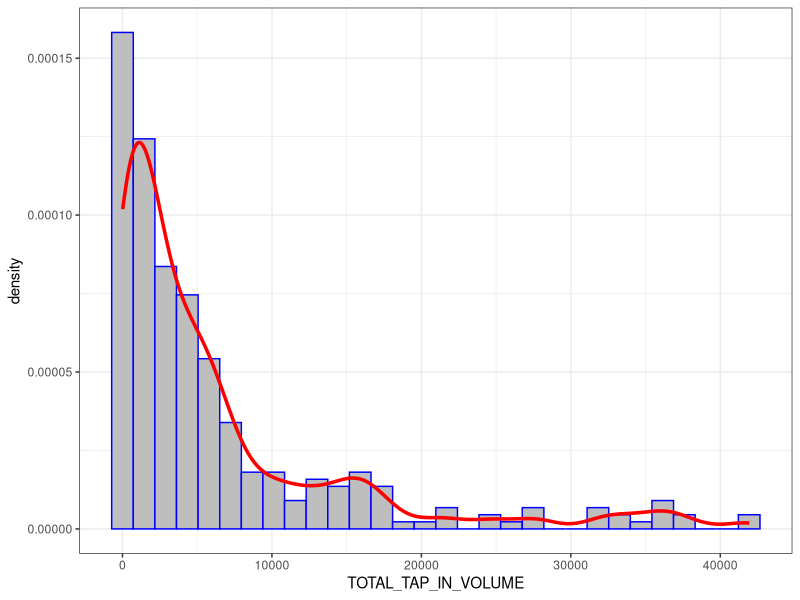
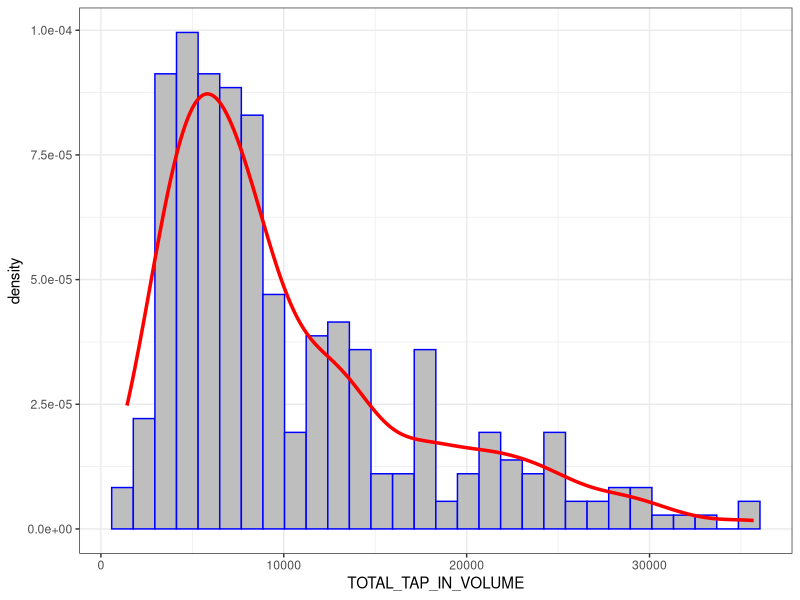
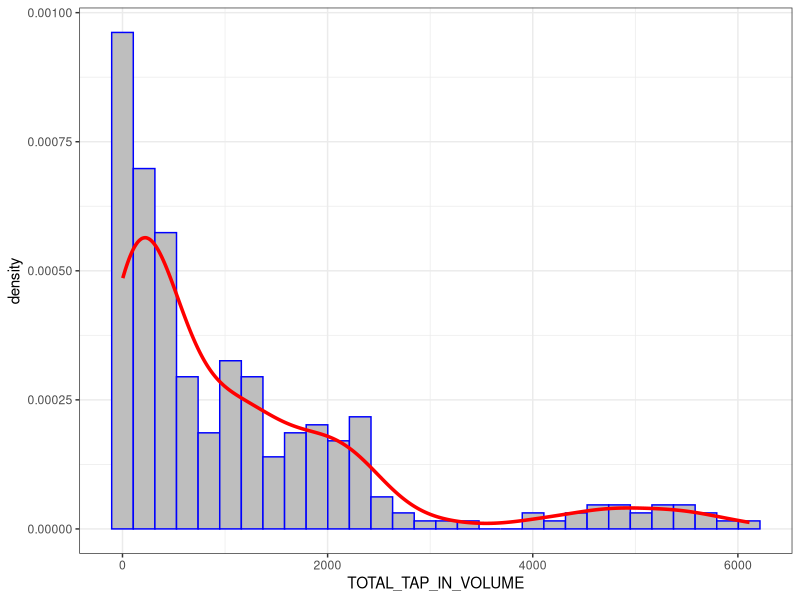
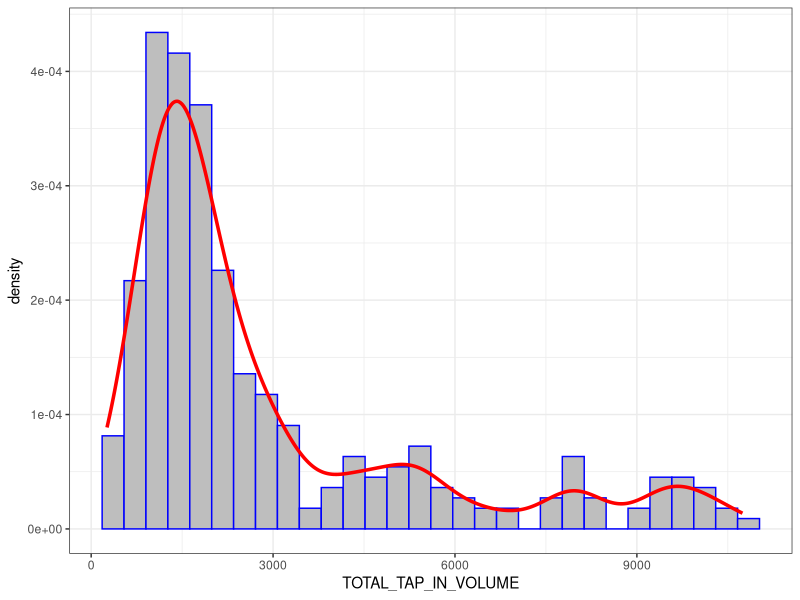
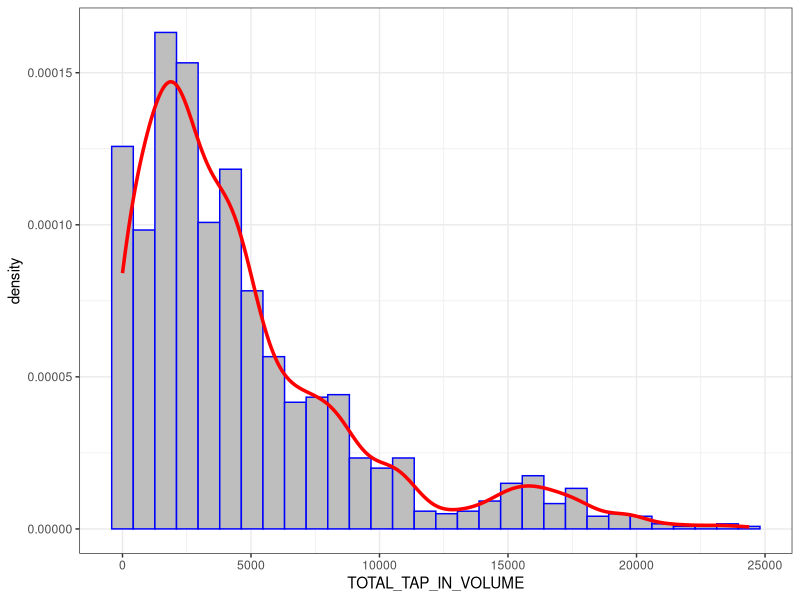
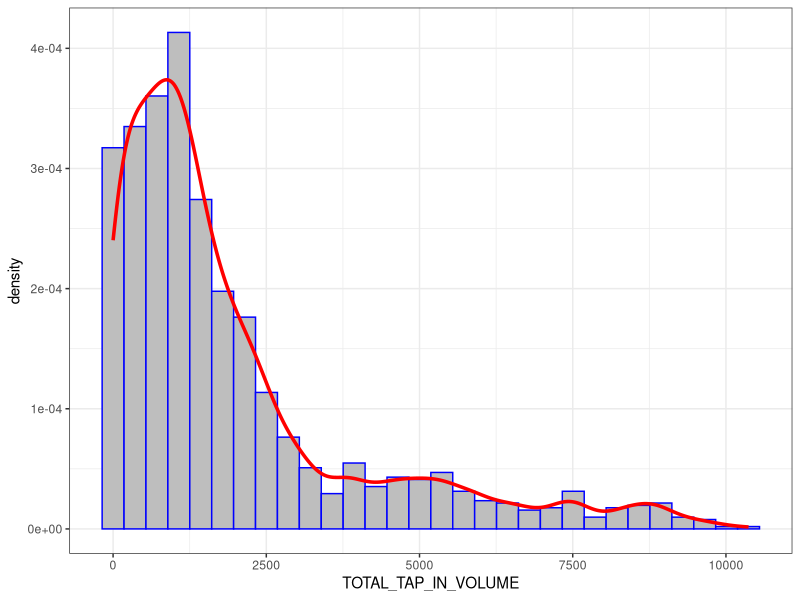
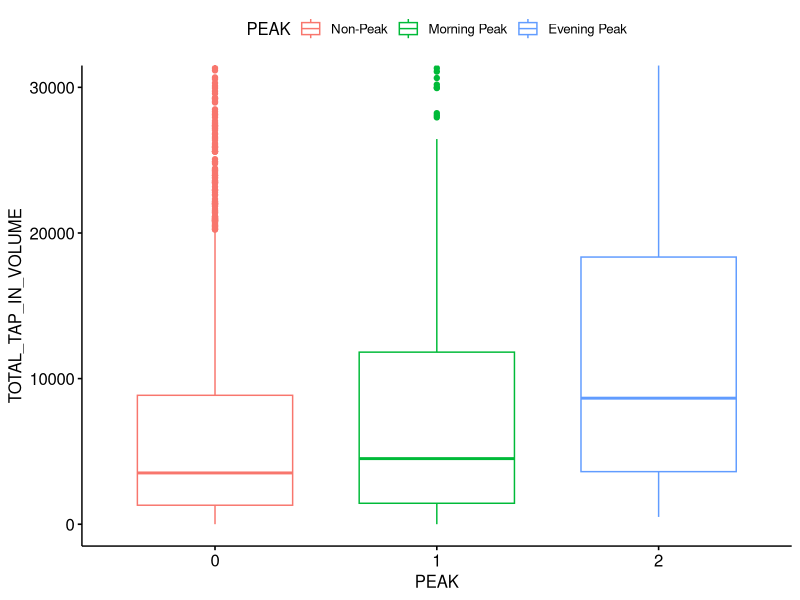
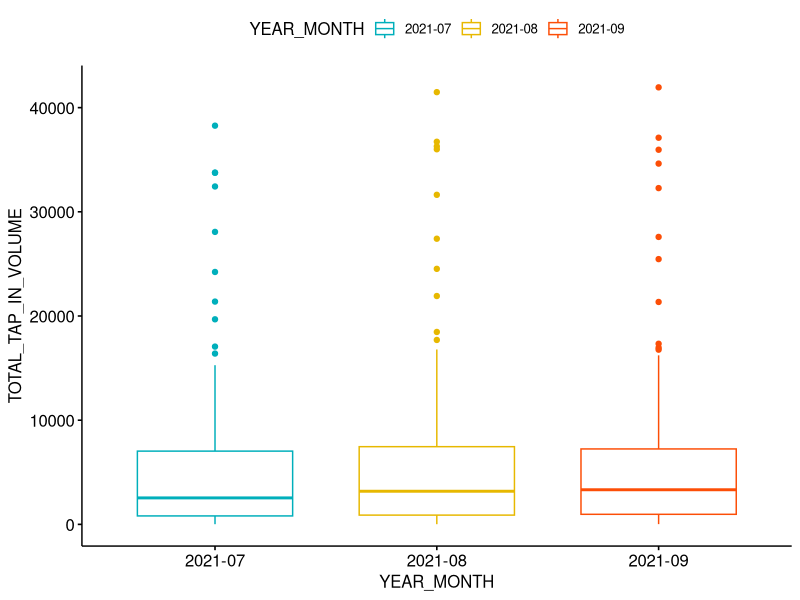

Here is the R script that generated these plots, in order:
## ---- chunk 1
library(knitr)
opts_chunk$set(tidy.opts=list(width.cutoff=60),tidy=TRUE)
## ---- chunk 2
library(tidyverse)
library("ggpubr")

peak <- c(5, 7, 8, 17, 18, 19)
morningpeak <- c(5, 7, 8)
eveningpeak <- c(17, 18, 19)

nonpeak <- seq(5, 23)
nonpeak <- subset(x = nonpeak, ! nonpeak %in% peak)
nonpeak <- c(nonpeak, 0)

data1 <- read.csv("transport_node_train_202107.csv")
data2 <- read.csv("transport_node_train_202108.csv")
data3 <- read.csv("transport_node_train_202109.csv")
## ---- chunk 3
combineddata <- rbind(data1, data2, data3)
combineddata$YEAR_MONTH <- as.factor(combineddata$YEAR_MONTH)

combineddata$PEAK <- 0
combinedpeakid <- combineddata$TIME_PER_HOUR %in% peak
combineddata$PEAK[combinedpeakid] <- ifelse(combineddata[combinedpeakid,]$TIME_PER_HOUR %in% morningpeak, 1, 2)
combineddata$PEAK <- as.factor(combineddata$PEAK)

combineddata$Connected <- str_count(combineddata$PT_CODE, "/") + 1
combineddata$TOTAL_TAP_IN_VOLUME <- combineddata$TOTAL_TAP_IN_VOLUME/combineddata$Connected
combineddata$IS_DT <- as.numeric(grepl("DT", combineddata$PT_CODE))
## ---- chunk 4
## Exploratory plots ##
combineddata_set1 <- combineddata[combineddata$DAY_TYPE=="WEEKDAY" & (combineddata$PEAK==1 | combineddata$PEAK==2) & combineddata$IS_DT==1,]
combineddata_set2 <- combineddata[combineddata$DAY_TYPE!="WEEKDAY" & (combineddata$PEAK==1 | combineddata$PEAK==2) & combineddata$IS_DT==1,]
combineddata_set3 <- combineddata[combineddata$DAY_TYPE=="WEEKDAY" & combineddata$PEAK==0 & combineddata$IS_DT==1,]
combineddata_set4 <- combineddata[combineddata$DAY_TYPE!="WEEKDAY" & combineddata$PEAK==0 & combineddata$IS_DT==1,]

ggplot(combineddata_set1[combineddata_set1$PEAK==1,], aes(x=TOTAL_TAP_IN_VOLUME)) +
  geom_histogram(aes(y=..density..), color="blue", fill = "gray") +
  geom_density(color="red", lwd=1.2) +
  theme_bw()

ggplot(combineddata_set1[combineddata_set1$PEAK==2,], aes(x=TOTAL_TAP_IN_VOLUME)) +
  geom_histogram(aes(y=..density..), color="blue", fill = "gray") +
  geom_density(color="red", lwd=1.2) +
  theme_bw()

ggplot(combineddata_set2[combineddata_set2$PEAK==1,], aes(x=TOTAL_TAP_IN_VOLUME)) +
  geom_histogram(aes(y=..density..), color="blue", fill = "gray") +
  geom_density(color="red", lwd=1.2) +
  theme_bw()

ggplot(combineddata_set2[combineddata_set2$PEAK==2,], aes(x=TOTAL_TAP_IN_VOLUME)) +
  geom_histogram(aes(y=..density..), color="blue", fill = "gray") +
  geom_density(color="red", lwd=1.2) +
  theme_bw()

ggplot(combineddata_set3, aes(x=TOTAL_TAP_IN_VOLUME)) +
  geom_histogram(aes(y=..density..), color="blue", fill = "gray") +
  geom_density(color="red", lwd=1.2) +
  theme_bw()

ggplot(combineddata_set4, aes(x=TOTAL_TAP_IN_VOLUME)) +
  geom_histogram(aes(y=..density..), color="blue", fill = "gray") +
  geom_density(color="red", lwd=1.2) +
  theme_bw()
## ---- chunk 5
# Check if amount of passenger arrivals are different between morning peak, evening peak, and non-peak

# Weekday
kruskal.test(TOTAL_TAP_IN_VOLUME ~ PEAK, data = combineddata[combineddata$DAY_TYPE=="WEEKDAY" & combineddata$YEAR_MONTH=="2021-07",])
kruskal.test(TOTAL_TAP_IN_VOLUME ~ PEAK, data = combineddata[combineddata$DAY_TYPE=="WEEKDAY" & combineddata$YEAR_MONTH=="2021-08",])
kruskal.test(TOTAL_TAP_IN_VOLUME ~ PEAK, data = combineddata[combineddata$DAY_TYPE=="WEEKDAY" & combineddata$YEAR_MONTH=="2021-09",])


# Weekend
kruskal.test(TOTAL_TAP_IN_VOLUME ~ PEAK, data = combineddata[combineddata$DAY_TYPE!="WEEKDAY" & combineddata$YEAR_MONTH=="2021-07",])
kruskal.test(TOTAL_TAP_IN_VOLUME ~ PEAK, data = combineddata[combineddata$DAY_TYPE!="WEEKDAY" & combineddata$YEAR_MONTH=="2021-08",])
kruskal.test(TOTAL_TAP_IN_VOLUME ~ PEAK, data = combineddata[combineddata$DAY_TYPE!="WEEKDAY" & combineddata$YEAR_MONTH=="2021-09",])

ggboxplot(combineddata[combineddata$DAY_TYPE=="WEEKDAY" & combineddata$YEAR_MONTH=="2021-07",],
          x = "PEAK",
          y = "TOTAL_TAP_IN_VOLUME", 
          color = "PEAK", 
          palette = c("#00AFBB", "#E7B800", "#FC4E07"),
          ylim=c(0,30000),
          ylab = "TOTAL_TAP_IN_VOLUME", xlab = "PEAK") +
  scale_color_hue(labels = c("Non-Peak", "Morning Peak", "Evening Peak"))
ggsave("myplot.png")
# Check if amount of passenger arrivals are different between months for morning/evening peak, non-peak ##

kruskal.test(TOTAL_TAP_IN_VOLUME ~ YEAR_MONTH, data = combineddata_set1[combineddata_set1$PEAK==1,])
kruskal.test(TOTAL_TAP_IN_VOLUME ~ YEAR_MONTH, data = combineddata_set1[combineddata_set1$PEAK==2,])
kruskal.test(TOTAL_TAP_IN_VOLUME ~ YEAR_MONTH, data = combineddata_set2[combineddata_set2$PEAK==1,])
kruskal.test(TOTAL_TAP_IN_VOLUME ~ YEAR_MONTH, data = combineddata_set2[combineddata_set2$PEAK==2,])
kruskal.test(TOTAL_TAP_IN_VOLUME ~ YEAR_MONTH, data = combineddata_set3)
kruskal.test(TOTAL_TAP_IN_VOLUME ~ YEAR_MONTH, data = combineddata_set4)
## ---- chunk 6
ggboxplot(combineddata_set1[combineddata_set1$PEAK==1,], x = "YEAR_MONTH", y = "TOTAL_TAP_IN_VOLUME", 
          color = "YEAR_MONTH", palette = c("#00AFBB", "#E7B800", "#FC4E07"),
          ylab = "TOTAL_TAP_IN_VOLUME", xlab = "YEAR_MONTH")

ggboxplot(combineddata_set1[combineddata_set1$PEAK==2,], x = "YEAR_MONTH", y = "TOTAL_TAP_IN_VOLUME", 
          color = "YEAR_MONTH", palette = c("#00AFBB", "#E7B800", "#FC4E07"),
          ylab = "TOTAL_TAP_IN_VOLUME", xlab = "YEAR_MONTH")

ggboxplot(combineddata_set2[combineddata_set2$PEAK==1,], x = "YEAR_MONTH", y = "TOTAL_TAP_IN_VOLUME", 
          color = "YEAR_MONTH", palette = c("#00AFBB", "#E7B800", "#FC4E07"),
          ylab = "TOTAL_TAP_IN_VOLUME", xlab = "YEAR_MONTH")

ggboxplot(combineddata_set2[combineddata_set2$PEAK==2,], x = "YEAR_MONTH", y = "TOTAL_TAP_IN_VOLUME", 
          color = "YEAR_MONTH", palette = c("#00AFBB", "#E7B800", "#FC4E07"),
          ylab = "TOTAL_TAP_IN_VOLUME", xlab = "YEAR_MONTH")

ggboxplot(combineddata_set3, x = "YEAR_MONTH", y = "TOTAL_TAP_IN_VOLUME", 
          color = "YEAR_MONTH", palette = c("#00AFBB", "#E7B800", "#FC4E07"),
          order = c("2021-07", "2021-08", "2021-09"),
          ylab = "TOTAL_TAP_IN_VOLUME", xlab = "YEAR_MONTH")

ggboxplot(combineddata_set3, x = "YEAR_MONTH", y = "TOTAL_TAP_IN_VOLUME", 
          color = "YEAR_MONTH", palette = c("#00AFBB", "#E7B800", "#FC4E07"),
          order = c("2021-07", "2021-08", "2021-09"),
          ylab = "TOTAL_TAP_IN_VOLUME", xlab = "YEAR_MONTH")

# summary(aov(TOTAL_TAP_IN_VOLUME ~ YEAR_MONTH, data = combineddata_set1))
# summary(aov(TOTAL_TAP_IN_VOLUME ~ YEAR_MONTH, data = combineddata_set2))
# summary(aov(TOTAL_TAP_IN_VOLUME ~ YEAR_MONTH, data = combineddata_set3))
# summary(aov(TOTAL_TAP_IN_VOLUME ~ YEAR_MONTH, data = combineddata_set4))
## ---- chunk 7
create_table <- function(data){
  data$PEAK <- 0
  datapeakid <- data$TIME_PER_HOUR %in% peak
  data$PEAK[datapeakid] <- ifelse(data[datapeakid,]$TIME_PER_HOUR %in% morningpeak, 1, 2)
  data$PEAK <- as.factor(data$PEAK)
  data$Connected <- str_count(data$PT_CODE, "/") + 1
  data$TOTAL_TAP_IN_VOLUME <- data$TOTAL_TAP_IN_VOLUME/data$Connected
  data$IS_DT <- as.numeric(grepl("DT", data$PT_CODE))
  
  weekday_morningpeak_arrival_frequency <- data$TOTAL_TAP_IN_VOLUME[data$DAY_TYPE=="WEEKDAY" & data$PEAK==1 & data$IS_DT==1]
  weekday_eveningpeak_arrival_frequency <- data$TOTAL_TAP_IN_VOLUME[data$DAY_TYPE=="WEEKDAY" & data$PEAK==2 & data$IS_DT==1]
  weekday_nonpeak_arrival_frequency <- data$TOTAL_TAP_IN_VOLUME[data$DAY_TYPE=="WEEKDAY" & data$PEAK==0 & data$IS_DT==1]
  
  mean_weekday_morningpeak_arrival_frequency <- mean(weekday_morningpeak_arrival_frequency)
  mean_weekday_eveningpeak_arrival_frequency <- mean(weekday_eveningpeak_arrival_frequency)
  mean_weekday_nonpeak_arrival_frequency <- mean(weekday_nonpeak_arrival_frequency)
  
  
  weekend_morningpeak_arrival_frequency <- data$TOTAL_TAP_IN_VOLUME[data$DAY_TYPE!="WEEKDAY" & data$PEAK==1 & data$IS_DT==1]
  weekend_eveningpeak_arrival_frequency <- data$TOTAL_TAP_IN_VOLUME[data$DAY_TYPE!="WEEKDAY" & data$PEAK==2 & data$IS_DT==1]
  weekend_nonpeak_arrival_frequency <- data$TOTAL_TAP_IN_VOLUME[data$DAY_TYPE!="WEEKDAY" & data$PEAK==0 & data$IS_DT==1]
  
  mean_weekend_morningpeak_arrival_frequency <- mean(weekend_morningpeak_arrival_frequency)
  mean_weekend_eveningpeak_arrival_frequency <- mean(weekend_eveningpeak_arrival_frequency)
  mean_weekend_nonpeak_arrival_frequency <- mean(weekend_nonpeak_arrival_frequency)
  
  frequencytable <- matrix(c(mean_weekday_morningpeak_arrival_frequency,
                             mean_weekday_eveningpeak_arrival_frequency,
                             mean_weekday_nonpeak_arrival_frequency,
                             mean_weekend_morningpeak_arrival_frequency,
                             mean_weekend_eveningpeak_arrival_frequency,
                             mean_weekend_nonpeak_arrival_frequency), 2, 3, byrow = T)
  
  rownames(frequencytable) <- c("Weekday", "Weekend")
  colnames(frequencytable) <- c("MorningPeak", "EveningPeak", "NonPeak")
  
  return(frequencytable/60)
}

floor(create_table(combineddata))
round(1/floor(create_table(combineddata)), 4)
